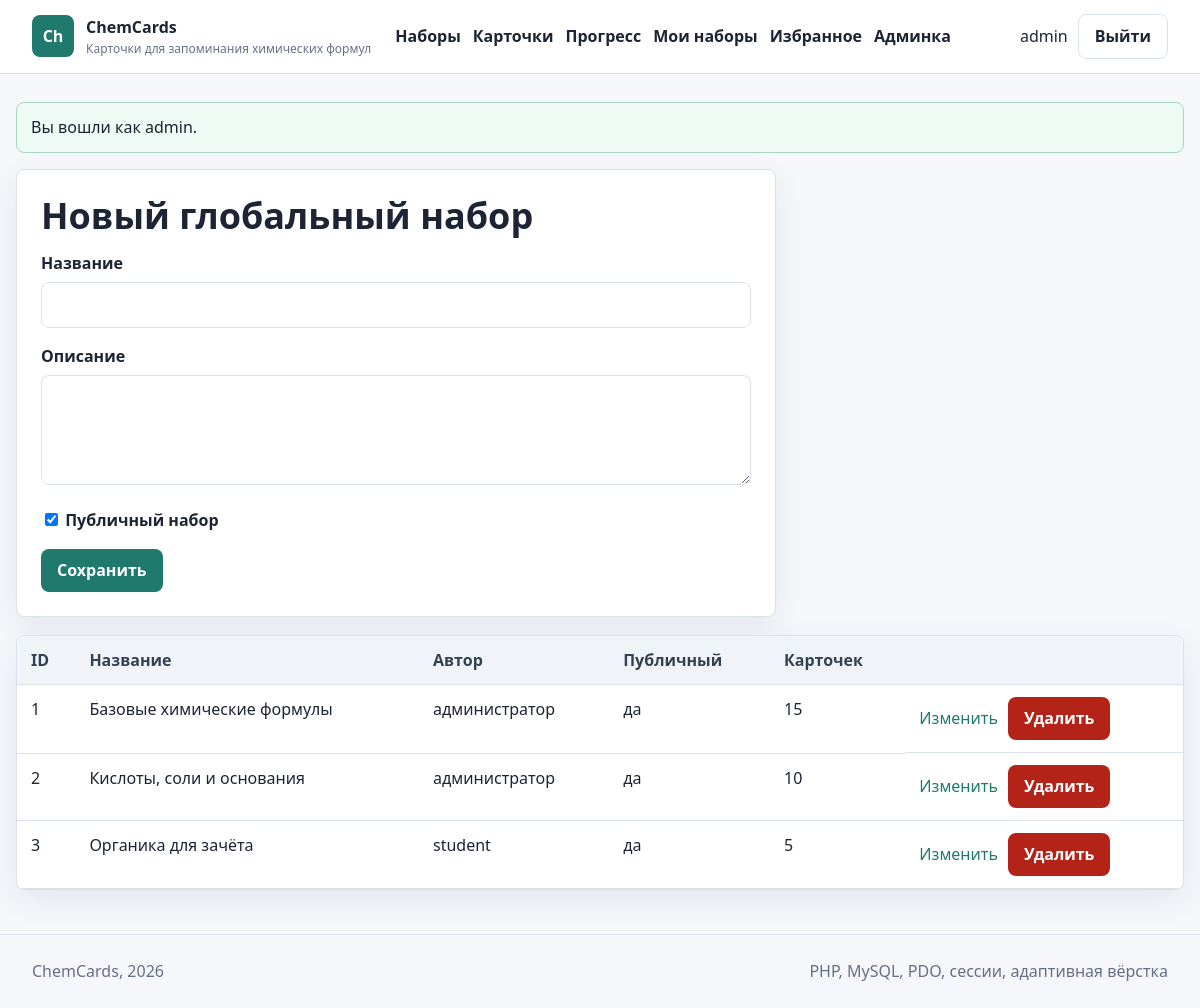
/admin/sets.php (signed in), run on the app's committed database.
### tables this page shows
CREATE TABLE users (
  id INT UNSIGNED AUTO_INCREMENT PRIMARY KEY,
  username VARCHAR(50) NOT NULL UNIQUE,
  email VARCHAR(120) NOT NULL UNIQUE,
  password_hash VARCHAR(255) NOT NULL,
  role ENUM('user', 'admin') NOT NULL DEFAULT 'user',
  created_at TIMESTAMP NOT NULL DEFAULT CURRENT_TIMESTAMP
);

CREATE TABLE flashcard_sets (
  id INT UNSIGNED AUTO_INCREMENT PRIMARY KEY,
  user_id INT UNSIGNED NULL,
  name VARCHAR(120) NOT NULL,
  description TEXT NULL,
  is_public TINYINT(1) NOT NULL DEFAULT 0,
  created_at TIMESTAMP NOT NULL DEFAULT CURRENT_TIMESTAMP,
  updated_at TIMESTAMP NULL DEFAULT NULL ON UPDATE CURRENT_TIMESTAMP,
  CONSTRAINT fk_sets_user
    FOREIGN KEY (user_id) REFERENCES users(id)
    ON DELETE CASCADE
);

### includes/functions.php (called while the page is built, shortened)
<?php
require_once __DIR__ . '/db.php';
function h($value): string
{
    return htmlspecialchars((string) $value, ENT_QUOTES, 'UTF-8');
}
function app_url(string $path = ''): string
{
    return BASE_URL . '/' . ltrim($path, '/');
}
function consume_flash(): array
{
    $items = $_SESSION['flash'] ?? [];
    return $items;
}
function current_user(): ?array
{
    static $loaded = false;
    static $user = null;
    if ($loaded) {
        return $user;
    }
    $loaded = true;
    $stmt = get_pdo()->prepare('SELECT id, username, email, role, created_at FROM users WHERE id = ?');
    $stmt->execute([$_SESSION['user_id']]);
    $user = $stmt->fetch() ?: null;
    return $user;
}
function is_logged_in(): bool
{
    return current_user() !== null;
}
function is_admin(): bool
{
    $user = current_user();
    return $user && $user['role'] === 'admin';
}
function require_login(): void
{
    if (!is_logged_in()) {
        flash('warning', 'Войдите в аккаунт, чтобы открыть этот раздел.');
        redirect('login.php');
    }
}
function require_admin(): void
{
    require_login();
}

### includes/db.php (called while the page is built, shortened)
<?php
function get_pdo(): PDO
{
    static $pdo = null;
    if ($pdo instanceof PDO) {
        return $pdo;
    }
    $dsn = 'mysql:host=' . DB_HOST . ';dbname=' . DB_NAME . ';charset=utf8mb4';
    $pdo = new PDO($dsn, DB_USER, DB_PASS, [
        PDO::ATTR_ERRMODE => PDO::ERRMODE_EXCEPTION,
        PDO::ATTR_DEFAULT_FETCH_MODE => PDO::FETCH_ASSOC,
        PDO::ATTR_EMULATE_PREPARES => false,
    ]);
    return $pdo;
}

### admin/sets.php (the view, shortened to what this page needs)
<?php
require_once __DIR__ . '/../includes/functions.php';
require_admin();
$pdo = get_pdo();
$edit = null;
$sets = $pdo->query(
    'SELECT s.*, u.username AS owner_name, COUNT(f.id) AS cards_count
     FROM flashcard_sets s
     LEFT JOIN users u ON u.id = s.user_id
     LEFT JOIN flashcards f ON f.set_id = s.id
     GROUP BY s.id
     ORDER BY s.created_at DESC'
)->fetchAll();
include __DIR__ . '/../includes/header.php';
?>
<section class="form-panel">
    <h1><?= $edit ? 'Редактировать набор' : 'Новый глобальный набор' ?></h1>
    <form method="post">
        <div class="field">
            <label for="name">Название</label>
            <input id="name" name="name" value="<?= h($edit['name'] ?? '') ?>" required>
        </div>
        <div class="field">
            <label for="description">Описание</label>
            <textarea id="description" name="description"><?= h($edit['description'] ?? '') ?></textarea>
        </div>
        <label><input type="checkbox" name="is_public" value="1" <?= ($edit['is_public'] ?? 1) ? 'checked' : '' ?> style="width:auto;min-height:auto;"> Публичный набор</label>
        <div class="actions" style="margin-top: 16px;">
            <button type="submit">Сохранить</button>
        </div>
    </form>
</section>
<section class="table-wrap" style="margin-top: 18px;">
    <table>
        <thead>
        <tr>
            <th>ID</th>
            <th>Название</th>
            <th>Автор</th>
            <th>Публичный</th>
            <th>Карточек</th>
            <th></th>
        </tr>
        </thead>
        <tbody>
        <?php foreach ($sets as $set): ?>
            <tr>
                <td><?= h((string) $set['id']) ?></td>
                <td><?= h($set['name']) ?></td>
                <td><?= h($set['owner_name'] ?: 'администратор') ?></td>
                <td><?= $set['is_public'] ? 'да' : 'нет' ?></td>
                <td><?= h((string) $set['cards_count']) ?></td>
                <td class="inline-actions">
                    <a href="<?= h(app_url('admin/sets.php?edit=' . $set['id'])) ?>">Изменить</a>
                    <form method="post" onsubmit="return confirm('Удалить набор вместе с карточками?');">
                        <button class="danger" type="submit">Удалить</button>
                    </form>
                </td>
            </tr>
        <?php endforeach; ?>
        </tbody>
    </table>
</section>
<?php include __DIR__ . '/../includes/footer.php'; ?>

### includes/header.php (shortened to what this page needs)
<?php
$user = current_user();
?>
<!doctype html>
<html lang="ru">
<head>
    <link rel="stylesheet" href="<?= h(app_url('css/style.css')) ?>">
</head>
<body>
<header class="topbar">
    <a class="brand" href="<?= h(app_url('index.php')) ?>">
        <span class="brand-mark">Ch</span>
        <span>
            <strong><?= h(APP_NAME) ?></strong>
            <small><?= h(APP_SUBTITLE) ?></small>
        </span>
    </a>
    <nav class="nav">
        <a href="<?= h(app_url('sets.php')) ?>">Наборы</a>
        <a href="<?= h(app_url('cards.php')) ?>">Карточки</a>
        <a href="<?= h(app_url('stats.php')) ?>">Прогресс</a>
        <?php if ($user): ?>
            <a href="<?= h(app_url('my_sets.php')) ?>">Мои наборы</a>
            <a href="<?= h(app_url('favorites.php')) ?>">Избранное</a>
        <?php endif; ?>
        <?php if (is_admin()): ?>
            <a href="<?= h(app_url('admin/index.php')) ?>">Админка</a>
        <?php endif; ?>
    </nav>
    <div class="account">
        <?php if ($user): ?>
            <span><?= h($user['username']) ?></span>
            <a class="button ghost" href="<?= h(app_url('logout.php')) ?>">Выйти</a>
        <?php else: ?>
            <a class="button ghost" href="<?= h(app_url('login.php')) ?>">Войти</a>
            <a class="button" href="<?= h(app_url('register.php')) ?>">Регистрация</a>
        <?php endif; ?>
    </div>
</header>
<main class="container">
    <?php foreach (consume_flash() as $item): ?>
        <div class="alert <?= h($item['type']) ?>"><?= h($item['message']) ?></div>
    <?php endforeach; ?>

### css/style.css (style rules this page uses)
:root { --bg: #f5f7fb; --surface: #ffffff; --surface-soft: #eef5f2; --ink: #1d2433; --muted: #667085; --line: #d9e2ec; --primary: #1f7a6d; --primary-dark: #155f54; --accent: #b64b2a; --warning: #a56b00; --danger: #b42318; --success: #157347; --shadow: 0 10px 30px rgba(22, 34, 51, 0.08); }
* { box-sizing: border-box; }
body { margin: 0; background: var(--bg); color: var(--ink); font-family: "Segoe UI", Arial, sans-serif; line-height: 1.55; }
a { color: var(--primary); text-decoration: none; }
.topbar { position: sticky; top: 0; z-index: 10; display: flex; align-items: center; gap: 24px; padding: 14px 32px; background: rgba(255, 255, 255, 0.94); border-bottom: 1px solid var(--line); backdrop-filter: blur(12px); }
.brand { display: flex; align-items: center; gap: 12px; min-width: 240px; color: var(--ink); }
.brand-mark { display: grid; width: 42px; height: 42px; place-items: center; border-radius: 8px; background: var(--primary); color: #ffffff; font-weight: 800; }
.brand small { display: block; color: var(--muted); font-size: 12px; }
.nav { display: flex; flex: 1; flex-wrap: wrap; gap: 12px; }
.nav a { color: var(--ink); font-weight: 600; }
.account { display: flex; align-items: center; gap: 10px; white-space: nowrap; }
.container { width: min(1180px, calc(100% - 32px)); margin: 28px auto 44px; }
.panel, .card, .table-wrap, .form-panel { background: var(--surface); border: 1px solid var(--line); border-radius: 8px; box-shadow: var(--shadow); }
h1, h2, h3 { margin: 0 0 14px; line-height: 1.2; }
h1 { font-size: 36px; }
.actions, .inline-actions { display: flex; flex-wrap: wrap; gap: 10px; align-items: center; }
.button, button, input[type="submit"] { display: inline-flex; min-height: 40px; align-items: center; justify-content: center; gap: 8px; border: 0; border-radius: 8px; padding: 9px 16px; background: var(--primary); color: #ffffff; font: inherit; font-weight: 700; cursor: pointer; }
.button.ghost, button.ghost { border: 1px solid var(--line); background: #ffffff; color: var(--ink); }
.button.danger, button.danger { background: var(--danger); }
form { margin: 0; }
.form-panel { max-width: 760px; padding: 24px; }
.field { margin-bottom: 16px; }
label { display: block; margin-bottom: 6px; font-weight: 700; }
input, select, textarea { width: 100%; min-height: 42px; border: 1px solid var(--line); border-radius: 8px; padding: 10px 12px; background: #ffffff; color: var(--ink); font: inherit; }
textarea { min-height: 110px; resize: vertical; }
.table-wrap { overflow-x: auto; }
table { width: 100%; border-collapse: collapse; min-width: 700px; }
th, td { padding: 12px 14px; border-bottom: 1px solid var(--line); text-align: left; vertical-align: top; }
th { background: #f0f4f8; color: #344054; }
.alert { margin-bottom: 16px; border-radius: 8px; padding: 12px 14px; border: 1px solid var(--line); background: #ffffff; }
.alert.success { border-color: #a7d7bf; background: #eefaf3; }

### data on the page
users: username "admin"
flashcard_sets: id "1", name "Базовые химические формулы", owner_name "администратор", is_public "да", cards_count "15"
flashcard_sets: id "2", name "Кислоты, соли и основания", owner_name "администратор", is_public "да", cards_count "10"
flashcard_sets: id "3", name "Органика для зачёта", user.username "student", is_public "да", cards_count "5"

### other printed values
APP_NAME "ChemCards"
APP_SUBTITLE "Карточки для запоминания химических формул"
$item['message'] "Вы вошли как admin."
